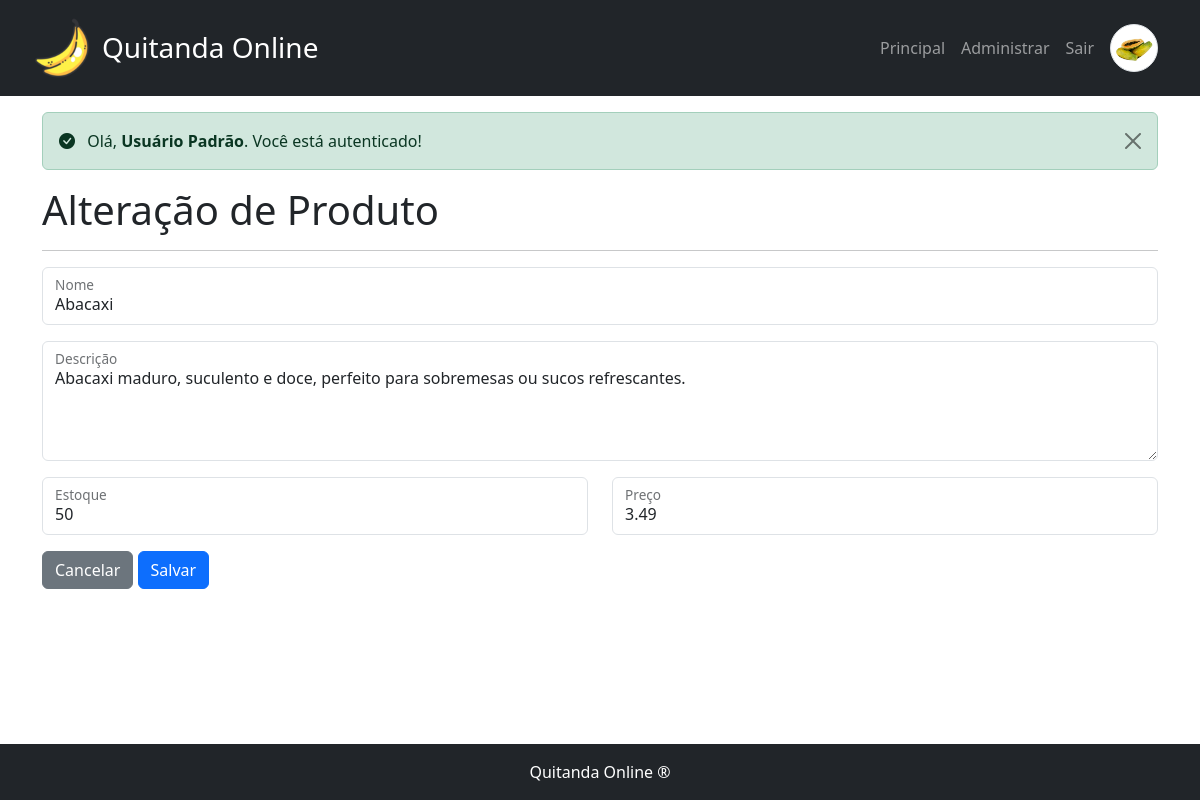
/admin/alterar_produto/2 (signed in), run on the app's committed database.
### tables this page shows
CREATE TABLE produto (
        id INTEGER PRIMARY KEY AUTOINCREMENT,
        nome VARCHAR(100) NOT NULL,
        descricao VARCHAR(1000) NOT NULL,
        preco REAL NOT NULL,
        estoque INTEGER NOT NULL);

### routes/admin_router.py (the view)
@router.get("/alterar_produto/{id}")
def get_alterar_produto(request: Request, id: int = Path(...)):
    produto = ProdutoRepo.obter_por_id(id)
    response = templates.TemplateResponse(
        "admin/alterar_produto.html", {"request": request, "produto": produto}
    )
    return response

### templates/admin/alterar_produto.html (shortened to what this page needs)
{% extends "base.html" %}
{% block conteudo %}
<h1>Alteração de Produto</h1>
<hr>
<form method="post" class="row">
    <div class="col-12">
        <div class="form-floating mb-3">
            <input type="text" class="form-control" name="nome" id="nome" placeholder=" " value="{{produto.nome}}"/>
            <label for="nome">Nome</label>
        </div>
    </div>
    <div class="col-12">
        <div class="form-floating mb-3">
            <textarea class="form-control h-120" placeholder=" " name="descricao" id="descricao">{{produto.descricao}}</textarea>
            <label for="descricao">Descrição</label>
        </div>
    </div>
    <div class="col-6">
        <div class="form-floating mb-3">
            <input type="text" class="form-control" name="estoque" id="estoque" placeholder=" " value="{{produto.estoque}}"/>
            <label for="estoque">Estoque</label>
        </div>
    </div>
    <div class="col-6">
        <div class="form-floating mb-3">
            <input type="text" class="form-control" name="preco" id="preco" placeholder=" " value="{{produto.preco}}" />
            <label for="preco">Preço</label>
        </div>
    </div>
    <div class="col-6">
        <a href="/admin" class="btn btn-secondary">Cancelar</a>
        <button type="submit" class="btn btn-primary">
            Salvar
        </button>
    </div>
</form>
{% endblock %}

### static/css/estilos.css (style rules this page uses)
.h-120 { height: 120px !important; }

### data on the page
produto: nome "Abacaxi", descricao "Abacaxi maduro, suculento e doce, perfeito para sobremesas ou sucos refrescantes.", estoque "50", preco "3.49"

### other printed values
{{ mensagem|safe }} "Olá, Usuário Padrão . Você está autenticado!"
